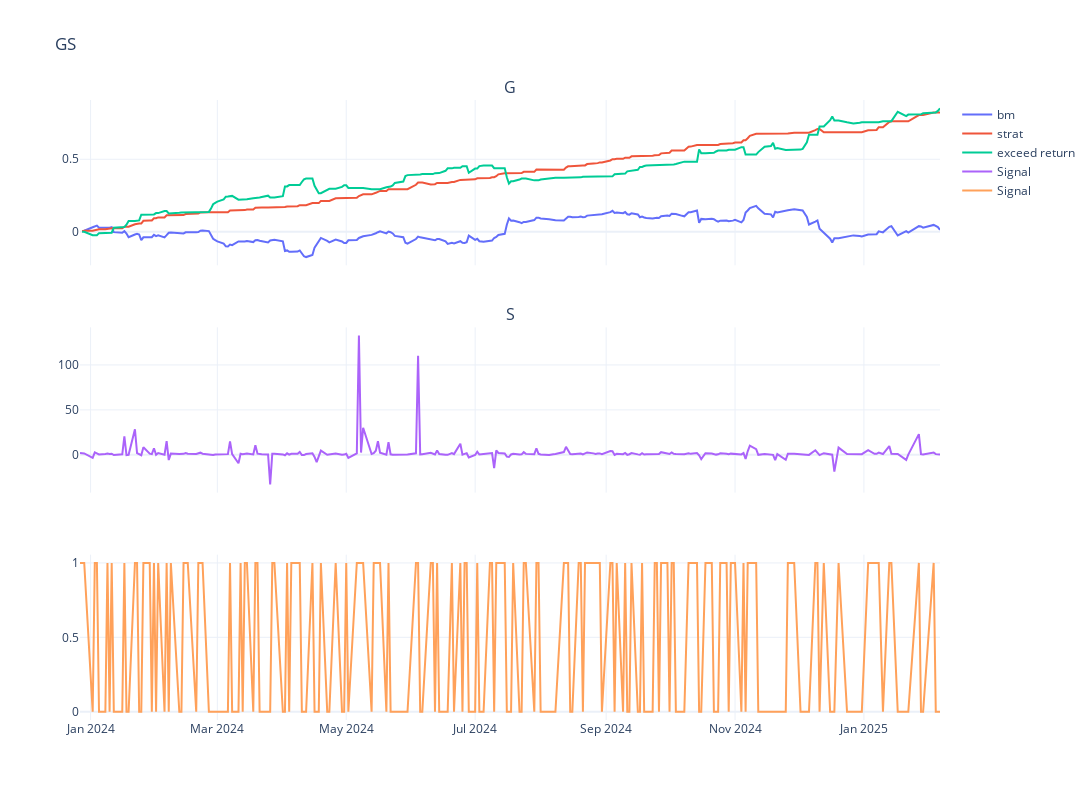

Notebook cell for this chart:
### Code cell
df = yf.download(symbol, start='2023-12-01')
date_factor_pd = pd.DataFrame([date_factor_dict]).T
date_factor_pd.columns = ['signal']
date_factor_pd['price'] = df['Close'].loc[date_factor_pd.index[0]:date_factor_pd.index[-1]]
date_factor_pd['pct'] = np.log(date_factor_pd['price']/date_factor_pd['price'].shift(1)).shift(0)
# date_factor_pd['strat'] = date_factor_pd.apply(lambda row: row['pct'] if row['signal'] > 1 else -row['pct'], axis=1)
date_factor_pd['strat'] = date_factor_pd.apply(lambda row: row['pct'] if row['signal'] > 1 else 0, axis=1)
date_factor_pd['strat_signal_1_0'] = date_factor_pd['signal'].apply(lambda x: 1 if x > 1 else 0)
# date_factor_pd['strat'].cumsum().plot()


fig = make_subplots(rows=3, cols=1, shared_xaxes=True, vertical_spacing=0.1,
                     subplot_titles="GS")

date_factor_pd['diff'] = date_factor_pd['strat'].cumsum() - date_factor_pd['pct'].cumsum()
fig.add_trace(go.Scatter(
    x=date_factor_pd.index,
    y=date_factor_pd['pct'].cumsum(),
    mode='lines',
    name='bm'
), row=1, col=1)

fig.add_trace(go.Scatter(
    x=date_factor_pd.index,
    y=date_factor_pd['strat'].cumsum() * 0.95,
    mode='lines',
    name='strat'
), row=1, col=1)

fig.add_trace(go.Scatter(
    x=date_factor_pd.index,
    y=date_factor_pd['diff'],
    mode='lines',
    name='exceed return'
), row=1, col=1)


fig.add_trace(go.Scatter(
    x=date_factor_pd.index,
    y=date_factor_pd['signal'],
    mode='lines',
    name='Signal'
), row=2, col=1)

fig.add_trace(go.Scatter(
    x=date_factor_pd.index,
    y=date_factor_pd['strat_signal_1_0'],
    mode='lines',
    name='Signal'
), row=3, col=1)

fig.update_layout(
    title="GS",
    template="plotly_white",
    height=800,
    width=1200
)

### Figure 1 — Plotly figure (JSON) as saved in the notebook; plotly's stock layout.template omitted (floating-point values rounded to 4 significant figures; data arrays with more than 128 entries replaced by an {"elided": "..."} marker saying what was removed)
{"data": [{"mode": "lines", "name": "bm", "type": "scatter", "x": {"elided": "251 str values"}, "xaxis": "x", "y": {"elided": "251 float values"}, "yaxis": "y"}, {"mode": "lines", "name": "strat", "type": "scatter", "x": {"elided": "251 str values"}, "xaxis": "x", "y": {"elided": "251 float values"}, "yaxis": "y"}, {"mode": "lines", "name": "exceed return", "type": "scatter", "x": {"elided": "251 str values"}, "xaxis": "x", "y": {"elided": "251 float values"}, "yaxis": "y"}, {"mode": "lines", "name": "Signal", "type": "scatter", "x": {"elided": "251 str values"}, "xaxis": "x2", "y": {"elided": "251 float values"}, "yaxis": "y2"}, {"mode": "lines", "name": "Signal", "type": "scatter", "x": {"elided": "251 str values"}, "xaxis": "x3", "y": {"elided": "251 int values"}, "yaxis": "y3"}], "layout": {"annotations": [{"font": {"size": 16}, "showarrow": false, "text": "G", "x": 0.5, "xanchor": "center", "xref": "paper", "y": 1, "yanchor": "bottom", "yref": "paper"}, {"font": {"size": 16}, "showarrow": false, "text": "S", "x": 0.5, "xanchor": "center", "xref": "paper", "y": 0.6333, "yanchor": "bottom", "yref": "paper"}], "height": 800, "title": {"text": "GS"}, "width": 1200, "xaxis": {"anchor": "y", "domain": [0, 1], "matches": "x3", "showticklabels": false}, "xaxis2": {"anchor": "y2", "domain": [0, 1], "matches": "x3", "showticklabels": false}, "xaxis3": {"anchor": "y3", "domain": [0, 1]}, "yaxis": {"anchor": "x", "domain": [0.7333, 1]}, "yaxis2": {"anchor": "x2", "domain": [0.3667, 0.6333]}, "yaxis3": {"anchor": "x3", "domain": [0, 0.2667]}}}
